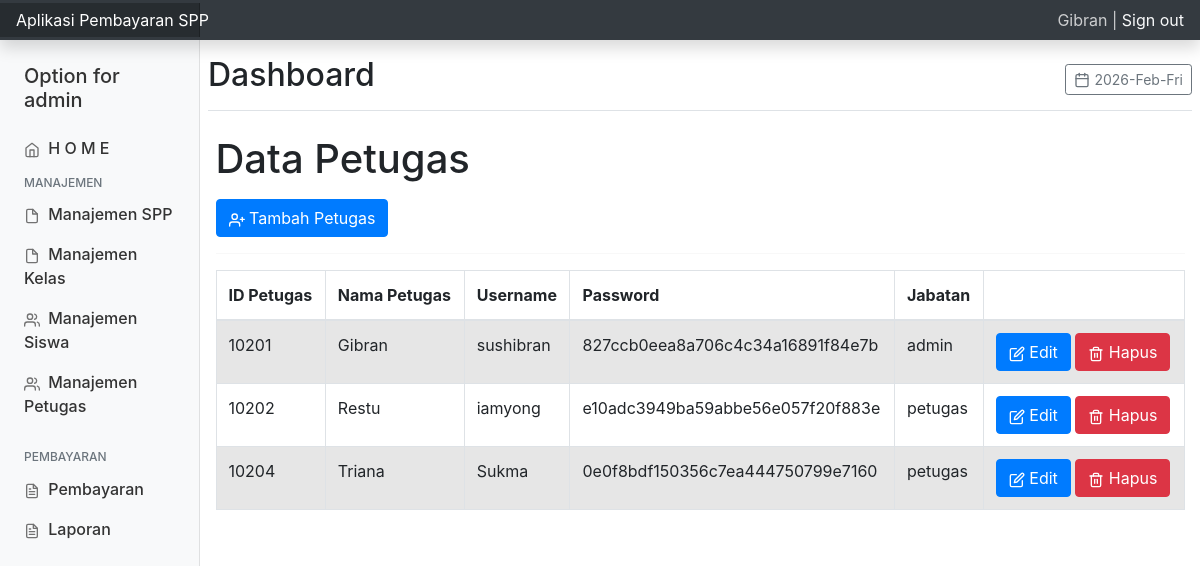
The app's page /petugas/index.php?url=td_petugas (signed in) with its own data.
### tables this page shows
CREATE TABLE `petugas` (
  `id_petugas` int(11) NOT NULL,
  `username` varchar(25) NOT NULL,
  `password` varchar(32) NOT NULL,
  `nama_petugas` varchar(35) NOT NULL,
  `level` enum('admin','petugas') NOT NULL
);

### petugas/functions_query.php (called while the page is built)
<?php
function query($query)
{
    include '../koneksi.php';
    $result = mysqli_query($koneksi,$query);
    $rows = [];
    while ( $row = mysqli_fetch_array($result)) {
        $rows[] = $row ;
    }
    return $rows;
}
?>

### petugas/td_petugas.php (the view, shortened to what this page needs)
<h1>Data Petugas</h1>
    <a href="?url=tambah_petugas" class="btn btn-primary mt-2"><span data-feather="user-plus"></span> Tambah Petugas</a>
<hr>
<table id="table" class="table table-striped table-bordered">
    <thead>
        <tr class="fw-bold">
            <th>ID Petugas</th>
            <th>Nama Petugas</th>
            <th>Username</th>
            <th>Password</th>
            <th>Jabatan</th>
            <th></th>
        </tr>
    </thead>
    <tbody>
        <?php
        require 'functions_query.php';
        $petugas = query("SELECT * FROM petugas ORDER BY id_petugas ASC");
        foreach ($petugas as $data) :        ?>
            <tr>
                <td><?= $data['id_petugas']; ?></td>
                <td><?= $data['nama_petugas']; ?></td>
                <td><?= $data['username']; ?></td>
                <td><?= $data['password']; ?></td>
                <td><?= $data['level']; ?></td>
                <td>
                    <a href="?url=edit_petugas&id_petugas=<?= $data['id_petugas']; ?>" class="btn btn-primary"><span data-feather="edit"></span> Edit</a>
                    <a href="?url=hapus_petugas&id_petugas=<?= $data['id_petugas']; ?>" class="btn btn-danger" onClick="return confirm('Anda yakin akan menghapus data ini?')"><span data-feather="trash-2"></span> Hapus</a>
                </td>
            </tr>
        <?php
        endforeach;
        ?>
</tbody>
</table>

### style/css/dashboard.css (style rules this page uses)
body { font-size: .875rem; }
.feather { width: 16px; height: 16px; }

### records on screen
petugas: id_petugas "10201", nama_petugas "Gibran", username "sushibran", password "827ccb0eea8a706c4c34a16891f84e7b", level "admin"
petugas: id_petugas "10202", nama_petugas "Restu", username "iamyong", password "e10adc3949ba59abbe56e057f20f883e", level "petugas"
petugas: id_petugas "10204", nama_petugas "Triana", username "Sukma", password "0e0f8bdf150356c7ea444750799e7160", level "petugas"

### other values on screen
$_SESSION['nama_petugas'] "Gibran"
$_SESSION['level'] "admin"
